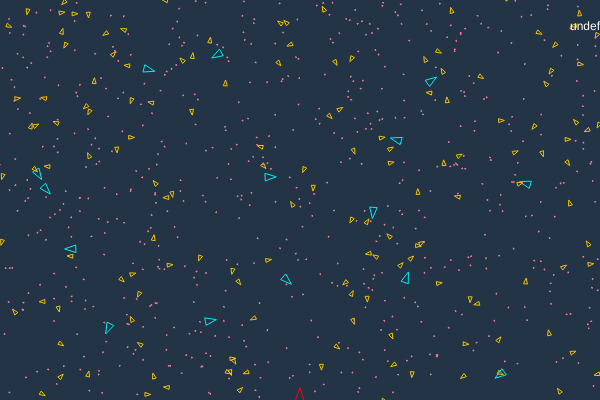
Frame 1 (no input)
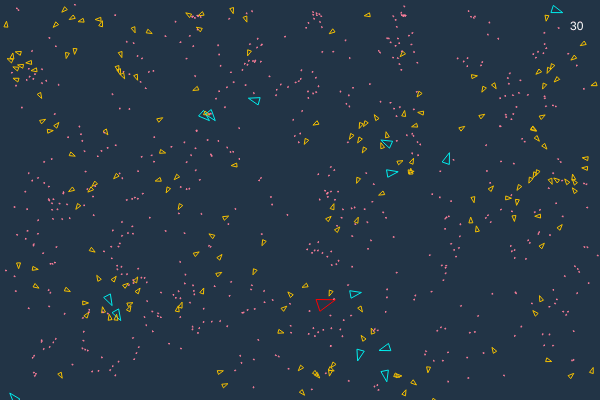
Frame 60 (no input)
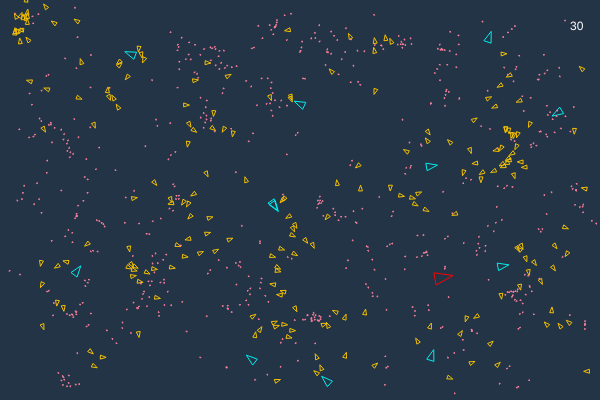
Frame 120 (the mouse pressed at the canvas centre since frame 60)

The p5.js sketch that drew these frames (run headless with seeded random() and noise() and a simulated clock; from frame 60 on, the mouse is pressed at the canvas centre):

// p5.js sketch
// ── sketch.js
let width;
let height;
let env;
let canvas_boundary;
let x, y;
let top_edge_vector 
let bottom_edge_vector 
let left_edge_vector 
let right_edge_vector;
let frame_rate;
function setup() {
  width = windowWidth < 400 ? windowWidth : windowWidth * 0.5;
  height = windowHeight < 400 ? windowHeight : windowHeight * 0.4;;
  x = (windowWidth - width) / 2;
  y = (windowHeight - height) / 2;
  const cnv = createCanvas(width, height);
  cnv.position(x, y);
  frameRate(30);
  top_edge_vector = createVector(0, 1);
  bottom_edge_vector = createVector(0, -1);
  left_edge_vector = createVector(1, 0);
  right_edge_vector = createVector(-1, 0);
  canvas_boundary = new Rectangle(width/2, height/2 , width/2, height/2);
  const qt = new QuadTree(canvas_boundary);
  env = new Environment(qt);

}

function draw() {
  background(34, 52, 70);
  env.draw();
  strokeWeight(0);
  textSize(12);
  fill(255);
  if (frameCount % 10 === 0) frame_rate = frameRate().toFixed(0);
  text(`${frame_rate}`, width - 30, 30);
}


// ── boat.js
class Boat {
  constructor(port) {
    this.position = createVector(port.x, port.y);
    this.velocity = createVector(0, -1);
    this.acceleration = createVector();
    this.target_fish = 'Tuna';
    this.target = null;
    this.legal_limit = 7;
    this.capacity = 10;
    this.caught = 0;
    this.fishing = true; // true: FISHING    false: DOCKING
    this.limit = true; // Fishing limits are imposed
    // Physics properties
    this.view_distance = 100;
    this.give_up_dist = 250;
    this.max_speed = 2;
    this.catch_distance = 15;
    this.boundary_distance = 5;
    this.color = color(255, 0, 0);
  }

  fish() {
    const approximate_range = new Rectangle(this.position.x, this.position.y, this.view_distance/2, this.view_distance/2);
    const fish_in_quad = env.qt.query(approximate_range);
    if (this.target) {
      const dist_to_target = this.position.dist(this.target.position);
      if (dist_to_target < this.catch_distance) {
        this.target.deleted = true;
        this.caught += this.target.health;
        this.target = null;
        return;
      } else {
        if (dist_to_target >= this.give_up_dist) {
          this.target = null;
        } else {
          this.applyForce(this.seek(this.target.position));
          return;
        }
      }     
    }

    let closest_dist = Infinity;
    for (let i = 0; i < fish_in_quad.length; i++) {
      const fish_type = fish_in_quad[i].constructor.name;
      if (fish_type !== this.target_fish) continue;
      const distance = this.position.dist(fish_in_quad[i].position)
      if (distance < closest_dist && distance < this.view_distance) {
          closest_dist = distance;
          this.target = fish_in_quad[i];
      }
    }    
  }

  atCapacity() {
    if (this.limit) return this.caught > this.legal_limit;
    else return this.caught > this.capacity;
  }

  dock() {
    const dist_to_port = this.position.dist(env.port);
    if (dist_to_port < 5) {
      const caught = this.caught;
      this.caught = 0;
      return caught;
    }
    else {
     const portVector = this.seek(env.port);
     this.applyForce(portVector);
    }
  }

  seek(target) {
    const desired = p5.Vector.sub(target, this.position);
    desired.setMag(this.max_speed);

    const steer = p5.Vector.sub(desired, this.velocity);
    steer.limit(this.max_force);

    return steer;
  }

  update() {
    this.velocity.add(this.acceleration);
    this.velocity.limit(this.max_speed);
    this.position.add(this.velocity);
    this.acceleration.mult(0);
  }
  show() {
    strokeWeight(1);
    stroke(this.color);
    // fill(this.color); // It is more performant without filling
    noFill();
		const r = 10;
		const angle = this.velocity.heading();
    const anglePlus = 2.5;
    const aX = this.position.x + Math.cos(angle) * r;
    const aY = this.position.y + Math.sin(angle) * r;
    const bX = this.position.x + Math.cos(angle + anglePlus) * r;
    const bY = this.position.y + Math.sin(angle + anglePlus) * r;
    const cX = this.position.x + Math.cos(angle - anglePlus) * r;
    const cY = this.position.y + Math.sin(angle - anglePlus) * r;


    triangle(
			aX, aY,
			bX, bY,
			cX, cY
    );

    return this;
  }

  applyForce(force) {
    this.acceleration.add(force);
  }

  boundaries() {
    let desired = null;

    if (this.position.x < this.boundary_distance) {
      desired = createVector(this.max_speed, this.velocity.y);
    } else if (this.position.x > width - this.boundary_distance) {
      desired = createVector(-this.max_speed, this.velocity.y);
    }

    if (this.position.y < this.boundary_distance) {
      desired = createVector(this.velocity.x, this.max_speed);
    } else if (this.position.y > height - this.boundary_distance) {
      desired = createVector(this.velocity.x, -this.max_speed);
    }

    if (desired) {
      desired.normalize();
      desired.mult(this.max_speed);
      const steer = p5.Vector.sub(desired, this.vel);
      steer.limit(this.max_force);
      this.applyForce(steer);
    }
  }
}
// ── environment.js
class Environment {
  constructor(qt) {
    this.flock = [];
    this.qt = qt;
    this.tuna_count = 15;
    this.sardine_count = 150;
    this.plankton_count = 650;
    this.tuna_carry_capacity = 30;
    this.sardine_carry_capacity = 250;
    this.plankton_carry_capacity = 650;
    this.fish = [];
    this.port = createVector(width/2, height);
    this.boat_count = 1;
    this.fleet = [];
    this.fish_caught = 0;

    for (let i = 0; i < this.tuna_count; i++) { 
      const tuna = new Tuna();
      this.fish.push(tuna);
      this.qt.insert(tuna);
    }
    
    for (let i = 0; i < this.sardine_count; i++) { 
      const sardine = new Sardine();
      this.fish.push(sardine);
      this.qt.insert(sardine);
    }
    
    for (let i = 0; i < this.plankton_count; i++) { 
      const plankton = new Plankton();
      this.fish.push(plankton);
      this.qt.insert(plankton);
    }

    for (let i = 0; i < this.boat_count; i++) { 
      const boat = new Boat(this.port);
      this.fleet.push(boat);
    }
  }

  draw() {
    const new_qt = new QuadTree(canvas_boundary);
    const offspring = [];
    for (let i = 0; i < this.fleet.length; i++) {
      this.fleet[i].boundaries();
      if (this.fleet[i].atCapacity()){
        const caught = this.fleet[i].dock();
        if (caught) this.caught += caught;
      } 
      else this.fleet[i].fish();
      this.fleet[i].update();
      this.fleet[i].show();
    }
    for (let i = 0; i < this.fish.length; i++) {
      if(this.fish[i].deleted)  {
        this.fish.splice(i, 1);
        continue;
      }
  
      this.fish[i].edges();
      this.eat(this.fish[i]);
      this.breed(this.fish[i], offspring);
      this.age(this.fish[i]);
      const fish = this.fish[i].show();
      new_qt.insert(fish);
    }
    this.fish = this.fish.concat(offspring);
    this.qt = new_qt;
  }

  eat(fish) {
    const hungry = fish.isHungry();
    const food = fish.flock(hungry);
    if (food) { fish.eat(food);
      const food_type = food.constructor.name;
      switch(food_type){
        case 'Sardine':
          this.sardine_count--;
          break;
        case 'Plankton':
          this.plankton_count--;
          break;
      }
  }
  }

  breed(fish, offspring) {
    const spawn = fish.breed();
    if (spawn) {
      const spawn_type = fish.constructor.name;
      switch(spawn_type){
        case 'Tuna':
          if (this.tuna_count > this.tuna_carry_capacity) break;
          this.tuna_count++;
        case 'Sardine':
          if (this.sardine_count > this.sardine_carry_capacity) break;
          this.sardine_count++;
        case 'Plankton':
          if (this.plankton_count > this.plankton_carry_capacity) break;
          this.plankton_count++;
        default:
          offspring.push(spawn);

      }

    }
  }

  age(fish) {
    const alive = fish.burnCalories();
    fish.deleted = !alive;
    fish.update();
  } 
}
// ── fish.js
class Fish {
  constructor(stats, position = null) {
    let x, y;
    if (position) {
      x = position.x;
      y = position.y;
    } else {
      x = random(width);
      y = random(height);
    }

    // Physics properties
    this.position = createVector(x, y);
    this.velocity = p5.Vector.random2D();
    this.velocity.setMag(random(2, 4));
    this.acceleration = createVector();
    this.align_proximity = stats.align_proximity;
    this.cohesion_proximity = stats.cohesion_proximity;
    this.separation_proximity = stats.separation_proximity;
    this.edge_proximity = 15;

    // Fish properties
    this.max_force = stats.max_force;
    this.max_speed = stats.max_speed;
    this.mass = stats.mass;
    this.fov = stats.fov;
    this.trophic_level = stats.trophic_level;
    this.color = stats.color;
    this.view_proximity = stats.view_proximity;
    this.num_offspring = stats.num_offspring;
    this.eat_distance = 4;

  }

  edges() {
    const incoming_mag = this.velocity.mag();
    const reflection = random(0.1, 0.2);
    if (this.position.x + this.edge_proximity > width) {
      this.velocity.lerp(right_edge_vector, reflection);
    }
    else if (this.position.x - this.edge_proximity < 0) {
      this.velocity.lerp(left_edge_vector, reflection);
    }
    if (this.position.y + this.edge_proximity> height) {
      this.velocity.lerp(bottom_edge_vector, reflection);

    }
    else if (this.position.y - this.edge_proximity < 0) {
      this.velocity.lerp(top_edge_vector, reflection);
    }
    this.velocity.setMag(incoming_mag);
  }

  flock(hungry) {
    const approximate_range = new Rectangle(this.position.x, this.position.y, this.view_proximity/2, this.view_proximity/2);
    const fish_in_quad = env.qt.query(approximate_range);

    let align_steering = createVector();
    let cohesion_steering = createVector();
    let separation_steering = createVector();
    let predator_steering = createVector();


    let align_total = 0;
    let cohesion_total = 0;
    let separation_total = 0;
    let predator_count = 0;
    let closest_prey;
    let closest_prey_dist = Infinity;
    let eaten = false;
    let food;


    for (let i = 0; i < fish_in_quad.length; i++) {
        const distance = dist(
          this.position.x, 
          this.position.y, 
          fish_in_quad[i].position.x,
          fish_in_quad[i].position.y
        );
        if (distance === 0) continue; // Cant see itself

        // Alignment
        if (distance < this.align_proximity && this.isFriendly(fish_in_quad[i])) {
          align_steering.add(fish_in_quad[i].velocity);
          align_total++;
        }

        // Cohesion
        if (distance < this.cohesion_proximity && this.isFriendly(fish_in_quad[i])) {
          cohesion_steering.add(fish_in_quad[i].position);
          cohesion_total++;
        }
        // Separation
        if (distance < this.separation_proximity && this.isFriendly(fish_in_quad[i])) {
          const difference = p5.Vector.sub(this.position, fish_in_quad[i].position);
          const dif_mag = difference.mag();
          if (dif_mag === 0) continue;
          difference.div(dif_mag * dif_mag);
          separation_steering.add(difference);
          separation_total++;
        }
        // Move towards prey and away from predators
        if (this.inView(fish_in_quad[i]) && distance < this.view_proximity) {
          // Prey
          if (hungry && !eaten && this.trophic_level - 1 === fish_in_quad[i].trophic_level) {
            if (distance < this.eat_distance) {
              fish_in_quad[i].deleted = true;
              food = fish_in_quad[i];
            } else if (distance < closest_prey_dist) {
              closest_prey_dist = distance;
              closest_prey = fish_in_quad[i];
            }
          } else if(this.trophic_level < fish_in_quad[i].trophic_level) {
            const difference = p5.Vector.sub(this.position, fish_in_quad[i].position);
            const dif_mag = difference.mag();
            if (dif_mag === 0) continue;
            difference.div(dif_mag * dif_mag);
            predator_steering.add(difference);
            predator_count++;
          }
        }
    }


    if (predator_count > 0) {
      const predatorVector = this.getSeparationVector(predator_steering, predator_count, 100);
      this.acceleration.add(predatorVector);
    } else if (predator_count === 0 && closest_prey) {
      const preyVector = this.seek(closest_prey);
      this.acceleration.add(preyVector);
    } else {
      const alignVector = this.getAlignVector(align_steering, align_total);
      const cohesionVector = this.getCohesionVector(cohesion_steering, cohesion_total);
      const separationVector = this.getSeparationVector(separation_steering, separation_total);
      this.acceleration.add(alignVector);
      this.acceleration.add(cohesionVector);
      this.acceleration.add(separationVector);
    }
    return food;
  }

  getAlignVector(steering, total) {
    if (total > 0) {
      steering.div(total);
      steering.setMag(this.max_speed);
      steering.sub(this.velocity);
      steering.limit(this.max_force);
    }
    return steering;
  }

  getCohesionVector(steering, total)  {
    if (total > 0) {
      steering.div(total);
      steering.sub(this.position);
      steering.setMag(this.max_speed);
      steering.sub(this.velocity);
      steering.limit(this.max_force);
    }
    return steering;
  }

  getSeparationVector(steering, total, urgency = 2) {
    if (total > 0) {
      steering.div(total);
      steering.setMag(this.max_speed);
      steering.sub((this.velocity));
      steering.mult(urgency)
      steering.limit(this.max_force);
    }
    return steering;
  }

   seek(target) {
    // Check if target is prey 
    const desired = p5.Vector.sub(target.position, this.position);
    desired.setMag(this.max_speed);

    const steer = p5.Vector.sub(desired, this.velocity);
    steer.mult(25);
    steer.limit(this.max_force);
    return steer;
  }

  inView(target) {
    if (this.fov === (2 * PI)) return true;
    const sub = p5.Vector.sub(target.position, this.position);
    const angleBetween = abs(this.velocity.angleBetween(sub));
    const inView = angleBetween < (this.fov / 2);
    return inView;
  }

  isFriendly(target) {
    return this.trophic_level === target.trophic_level;
  }

  update() {
    this.position.add(this.velocity);
    this.velocity.add(this.acceleration);
    this.velocity.limit(this.max_speed);
    this.acceleration.mult(0);
  }

  show() {
    strokeWeight(1);
    stroke(this.color);
    // fill(this.color); // It is more performant without filling
    noFill();
		const r = this.mass;
		const angle = this.velocity.heading();
    const anglePlus = 2.5;
    const aX = this.position.x + Math.cos(angle) * r;
    const aY = this.position.y + Math.sin(angle) * r;
    const bX = this.position.x + Math.cos(angle + anglePlus) * r;
    const bY = this.position.y + Math.sin(angle + anglePlus) * r;
    const cX = this.position.x + Math.cos(angle - anglePlus) * r;
    const cY = this.position.y + Math.sin(angle - anglePlus) * r;


    triangle(
			aX, aY,
			bX, bY,
			cX, cY
    );

    return this;
  }
}
// ── krill.js
class Krill extends Fish {
  constructor(position = null) {
    const stats = {
      max_force: 0.05,
      max_speed: 1.5,
      mass: 1,
      fov: PI,
      color: color(0,139,139),
      view_proximity: 15,
      num_offspring: 50
    };
    super(stats, position);

  }
}
// ── plankton.js
class Plankton extends Fish {
  constructor(position = null) {
    const stats = {
      max_force: 0.06,
      max_speed: 1,
      mass: 0.5,
      fov: 2 * PI,
      trophic_level: 2,
      color: color(254, 127, 156),
      view_proximity: 25,
      align_proximity: 15,
      cohesion_proximity: 10,
      separation_proximity: 25,
      calories: 1
    };   
    super(stats, position);
    this.health = 1;
    this.breed_rate = 0.003;
    this.num_offspring = 1;

  }
  isHungry() {
    return this.health <= 0.7;
  }
  
  eat(food) {
    this.health += 0.25;
  }

  breed() {
    if (this.health > 0.5 && random(0, 1) < this.breed_rate) {
      return new Plankton(this.position);
    }
  }

  burnCalories() {
    // No calorie loss for plankton
    // Lose 1 percent health per second at 30 fps
    // this.health -= (0.01 / 30);
    return this.health > 0;
  }
}
// ── quadTree.js
class QuadTree {
  constructor(boundary, depth = 0, capacity = 4){
    this.boundary = boundary;
    this.capacity = capacity;
    this.fishes = [];
    this.divided = false;
    this.max_depth = 32;
    this.depth = depth;
    this.max_sample_size = 4;
  }

  insert(fish) {

    if (!this.boundary.contains(fish)) {
      return false;
    }

    if (this.depth === this.max_depth || this.fishes.length < this.capacity) {
      this.fishes.push(fish);
      return true;
    } else {
      if(!this.divided && this.depth < this.max_depth) {
        this.subdivide();
      }

      if (this.northeast.insert(fish)) return true;
      if (this.northwest.insert(fish)) return true;
      if (this.southeast.insert(fish)) return true;
      if (this.southwest.insert(fish)) return true;
    }
  }

  getFishes() {
    if (this.divided) {
      let sub_fishes = [];
      sub_fishes = sub_fishes.concat(this.northeast.getFishes());
      sub_fishes = sub_fishes.concat(this.northwest.getFishes());
      sub_fishes = sub_fishes.concat(this.southeast.getFishes());
      sub_fishes = sub_fishes.concat(this.southwest.getFishes());
      return sub_fishes;
    } else {
      // If there are a lot of fishes at the max depth then just get the first 10
      return this.fishes.slice(this.max_sample_size);
    }
  }

  query(range) {
    let found = [];
    // if boundary doesn't intersect range at all, just return
    if (!this.boundary.intersects(range)) {
      return found;
    } else if (this.boundary.enclosed(range)) { // If the boundary is completely in the range then ...
      if(!this.divided) found = found.concat(this.fishes); // return all the fishes if undivided otherwise ...
      else { // if divided then return all fishes in sub quadTrees
        found = found.concat(this.getFishes());
      }
    } else {
      if (this.divided) {
        found = found.concat(this.northeast.query(range));
        found = found.concat(this.northwest.query(range));
        found = found.concat(this.southeast.query(range));
        found = found.concat(this.southwest.query(range));
      } else {
        for(let i = 0; i < this.fishes.length; i++) {
          if (range.contains(this.fishes[i])) {
            found = found.concat(this.fishes[i]);
          }
        }
      }
     }
     return found;
  }

  subdivide() {
    const x = this.boundary.x;
    const y = this.boundary.y;
    const w = this.boundary.w;
    const h = this.boundary.h;

    const nw = new Rectangle(x - w/2, y - h / 2, w/2, h/2);
    this.northwest = new QuadTree(nw, this.depth+1, this.capacity);
    const ne = new Rectangle(x + w/2, y - h / 2, w/2, h/2);
    this.northeast = new QuadTree(ne, this.depth+1, this.capacity);
    const sw = new Rectangle(x - w/2, y + h / 2, w/2, h/2);
    this.southwest = new QuadTree(sw, this.depth+1, this.capacity);
    const se = new Rectangle(x + w/2, y + h / 2, w/2, h/2);
    this.southeast = new QuadTree(se, this.depth+1, this.capacity);

    // move current fishes into sub quad trees
    for(let i = 0; i < this.fishes.length; i++) {
      let inserted = false;
      inserted = this.northeast.insert(this.fishes[i]);
      if(!inserted) inserted = this.northwest.insert(this.fishes[i]);
      if(!inserted) inserted = this.southeast.insert(this.fishes[i]);
      if(!inserted) inserted = this.southwest.insert(this.fishes[i]);
    }
    this.divided = true;
  }
}

class Rectangle{
  constructor(x,y,w,h) {
    this.x = x;
    this.y = y;
    this.w = w;
    this.h = h;
  }

  contains(fish) {
    const fish_x = fish.position.x;
    const fish_y = fish.position.y;
    return (
      fish_x >= this.x - this.w &&
      fish_x < this.x + this.w &&
      fish_y >= this.y - this.h &&
      fish_y < this.y + this.h
    );
  }

  // Does the rectangle intersects the range rectangle
  intersects(range) {
    return !(
      range.x - range.w > this.x + this.w ||
      range.x + range.w < this.x - this.w ||
      range.y - range.h > this.y + this.h ||
      range.y + range.h < this.y - this.h
    );
  }

  // Is the rectangle completed enclosed in the range rectangle
  enclosed(range) {
    return (range.x - range.w < this.x - this.w &&
      range.x + range.w > this.x + this.w &&
      range.y - range.h < this.y - this.h &&
      range.y + range.h > this.y + this.h);
  }
}
// ── sardine.js
class Sardine extends Fish {
  constructor(position = null) {
    const stats = {
      max_force: 0.08,
      max_speed: 2.2,
      mass: 3,
      fov: 2 * PI,
      trophic_level: 3,
      color: color(246, 193, 1),
      view_proximity: 45,
      align_proximity: 35,
      cohesion_proximity: 30,
      separation_proximity: 30,
      calories: 10
    };   
    super(stats, position);
    this.health = position == null ? 1 : 0.7;
    this.breed_rate = 0.004;
    this.num_offspring = 3;
  }
  isHungry() {
    return this.health <= 1;
  }
  
  eat(food) {
    this.health += 0.1;
  }

  breed() {
    if (this.health > 0.5 && random(0, 1) < this.breed_rate) {
      return new Sardine(this.position);
    }
  }

  burnCalories() {
    // Lose 1 percent health per second at 30 fps
    this.health -= (0.0075 / 30);
    return this.health > 0
  }
}
// ── tuna.js
class Tuna extends Fish {
  constructor(position = null) {
    const stats = {
      max_force: 0.1,
      max_speed: 2.5,
      mass: 6,
      fov: 2 * PI,
      trophic_level: 4,
      color: color(0,239,239),
      view_proximity: 60,
      align_proximity: 35,
      cohesion_proximity: 30,
      separation_proximity: 40,
      calories: 100
    }  
    super(stats, position);
    this.health = position == null ? 10 : 5;
    this.breed_rate = 0.0001;
    this.num_offspring = 1;
  }

  isHungry() {
    return this.health <= 1;
  }

  eat(food) {
    this.health += 1;
  }

  age() {
    this.breed();
    this.burnCalories();
  }

  breed() {
    if (this.health > 5 && random(0, 1) < this.breed_rate) {
      return new Tuna(this.position);
    }
  }

  burnCalories() {
    // Lose 1 percent health per second at 30 fps
    this.health -= (0.075 / 30);
    return this.health > 0;
  }
}
